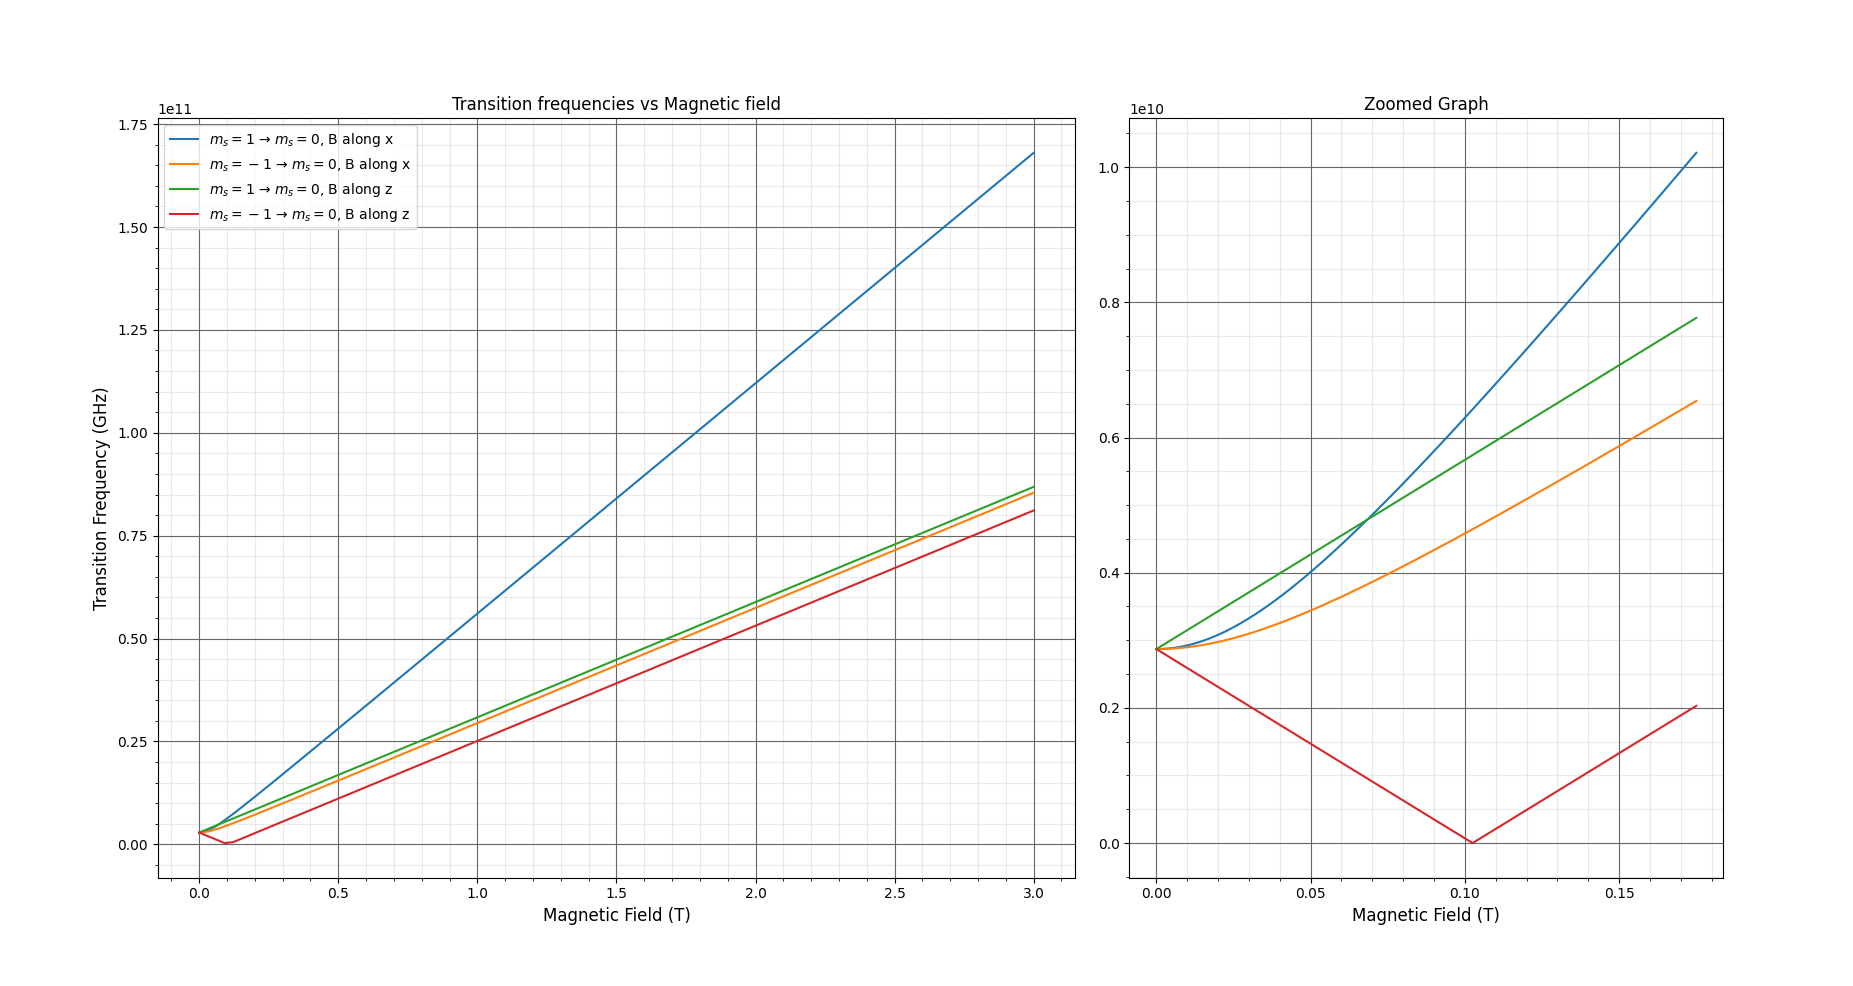

Python code for this plot:
import qutip as qt
import matplotlib.pyplot as plt
import numpy as np
from hamiltonians import SpinHamiltonian

ham = SpinHamiltonian()

def BvsF_plotter():
	#Plotting ms=0 to ms=1 transition frequency as a function of magnetic field for hyperfine Hamiltonian
	B = np.linspace(0,3,100)
	Bzoom = np.linspace(0,0.175,100)
	
	sham = np.vectorize(ham.transitionFreqs, otypes=[np.ndarray])
	freqs = np.array(sham(B,0,0))		
	freqs = np.array(freqs.tolist())
	freqsz = np.array(sham(B,0,1))
	freqsz = np.array(freqsz.tolist())
	
	freqs_z = np.array(sham(Bzoom,0,0))		
	freqs_z = np.array(freqs_z.tolist())
	freqsz_z = np.array(sham(Bzoom,0,1))
	freqsz_z = np.array(freqsz_z.tolist())
	
	fig = plt.figure()
	ax = plt.subplot2grid((5,5),(0,0),rowspan=5,colspan=3)  # for proper sizing and placement of graph
	ax.set_xlabel("Magnetic Field (T)",fontsize=12)
	ax.set_ylabel("Transition Frequency (GHz)", fontsize=12)
	ax.set_title("Transition frequencies vs Magnetic field")
	ax.plot(B,freqs[:,0],label="$m_{s}=1$ \u2192 $m_{s}=0$, B along x") 
	ax.plot(B,freqs[:,1],label="$m_{s}=-1$ \u2192 $m_{s}=0$, B along x") 
	ax.plot(B,freqsz[:,0],label="$m_{s}=1$ \u2192 $m_{s}=0$, B along z") 
	ax.plot(B,freqsz[:,1],label="$m_{s}=-1$ \u2192 $m_{s}=0$, B along z") 
	ax.legend()
	plt.grid(b=True, which='major', color='#666666', linestyle='-')
	plt.minorticks_on()
	plt.grid(b=True, which='minor', color='#999999', linestyle='-', alpha=0.2)
	
	axz = plt.subplot2grid((5,5),(0,3),rowspan=5,colspan=2)  # for proper sizing and placement of graph
	axz.set_xlabel("Magnetic Field (T)",fontsize=12)
	axz.set_title("Zoomed Graph")
	axz.plot(Bzoom,freqs_z[:,0],label="$m_{s}=1$ \u2192 $m_{s}=0$, B along x") 
	axz.plot(Bzoom,freqs_z[:,1],label="$m_{s}=-1$ \u2192 $m_{s}=0$, B along x") 
	axz.plot(Bzoom,freqsz_z[:,0],label="$m_{s}=1$ \u2192 $m_{s}=0$, B along z") 
	axz.plot(Bzoom,freqsz_z[:,1],label="$m_{s}=-1$ \u2192 $m_{s}=0$, B along z") 
	axz.locator_params(axis='x', nbins=4)  # to reduce crowding of ticks
	plt.grid(b=True, which='major', color='#666666', linestyle='-')
	plt.minorticks_on()
	plt.grid(b=True, which='minor', color='#999999', linestyle='-', alpha=0.2)

	plt.show()
	
if __name__ == '__main__':
	BvsF_plotter()
	
	
		
		
